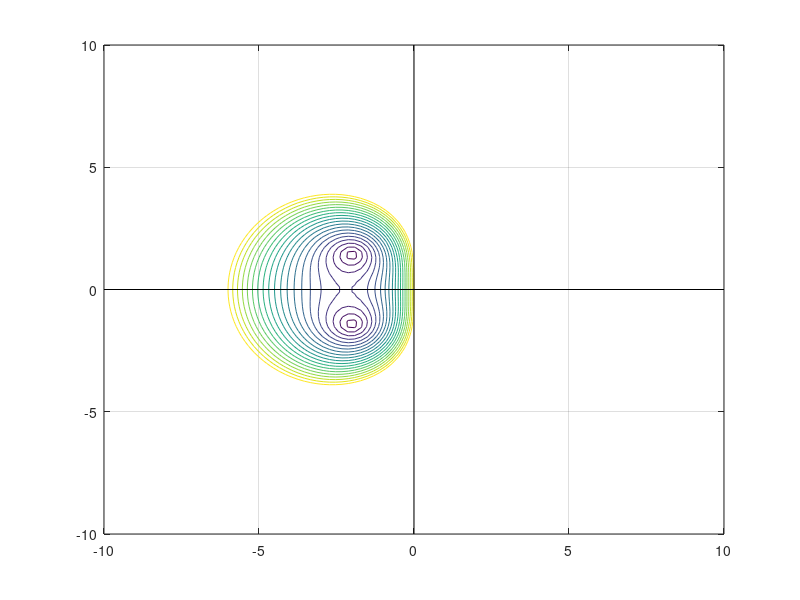

MATLAB code to generate this figure:
clear;
clc;

x1 = -10;
x2 = -1*x1;

y1 = x1;
y2 = x2;

N = 100;
x = linspace(x1,x2,N);
y = linspace(y1,y2,N);

[x,y] = meshgrid(x,y);
z = x + 1i*y;

stabFun = (1 + (2*z/3) + (z.^2/6))./(1 - z/3);%1 + z + (1/2)*z.^2 + (1/6)*z.^3;

%Plot settings
figure(1)
contour(x,y,abs(stabFun),[0:0.05:1]);
xlim([x1 x2]);
ylim([y1 y2]);
grid on;
xL = xlim;
yL = ylim;
line([0 0], xL,'Color','black');  %x-axis
line(xL, [0 0],'Color','black');  %y-axis